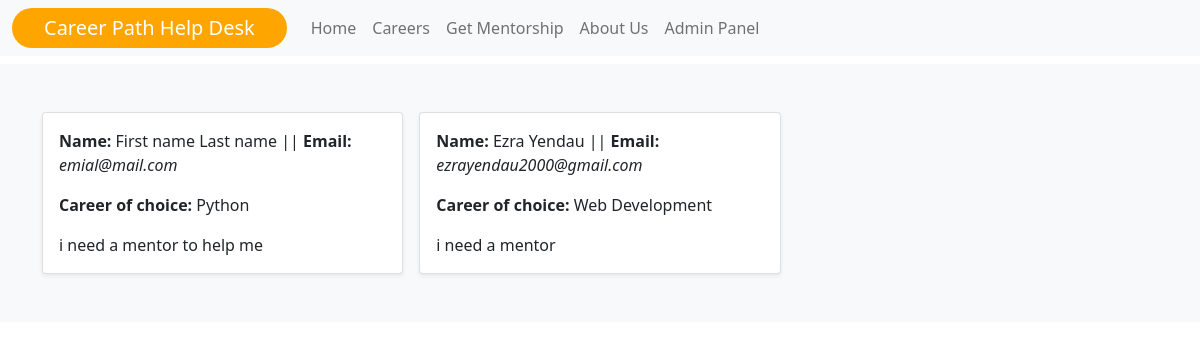
Page /admin/applicants (signed in) on the committed database.
### main/models.py (models this page shows, shortened)
class Mentorship(db.Model):
    id = db.Column(db.Integer(), primary_key=True)
    first_name= db.Column(db.String(length=25), nullable=False)
    last_name= db.Column(db.String(length=25), nullable=False)
    email= db.Column(db.String(), nullable=False)
    phone_number= db.Column(db.String(length=15), nullable=False)
    reason = db.Column(db.String(), nullable=False)
    career_choice = db.Column(db.String(), nullable=False)

### main/routes.py (the view)
@app.route('/admin/applicants')
@login_required
def applicants():
    mentees = Mentorship.query.all()
    return render_template("applicants.html", mentees=mentees)

### main/models.py (called while the page is built)
@login_manager.user_loader
def load_user(user_id):
    return AdminUser.query.get(int(user_id))

### main/templates/applicants.html (shortened to what this page needs)
{% extends "index.html" %}
{% block content %}
    <div class="album py-5 bg-light" style="margin-top: 4rem;">
        <div class="container">
        <div class="row row-cols-1 row-cols-sm-2 row-cols-md-3 g-3">
            {% for mentee in mentees|reverse %}
            <div class="col">
            <div class="card shadow-sm">
                <div class="card-body">
                    <p class="card-text"><strong>Name: </strong>{{ mentee.first_name }} {{ mentee.last_name}}  ||  <strong>Email:</strong> <i>{{mentee.email}}</i></p>
                    <p class="card-text"><strong>Career of choice: </strong>{{ mentee.career_choice }}</p>
                    <p class="card-text">{{ mentee.reason }}</p>
                </div>
            </div>
            </div>
            {% endfor %}
        </div>
        </div>
    </div>
{% endblock %}

### rows in the picture
Mentorship: first_name "First name", last_name "Last name", email "emial@mail.com", career_choice "Python", reason "i need a mentor to help me"
Mentorship: first_name "Ezra", last_name "Yendau", email "ezrayendau2000@gmail.com", career_choice "Web Development", reason "i need a mentor"
